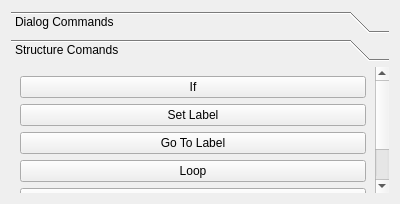
<?xml version="1.0" encoding="UTF-8"?>
<ui version="4.0">
 <class>DialogCommand</class>
 <widget class="QDialog" name="DialogCommand">
  <property name="windowModality">
   <enum>Qt::WindowModal</enum>
  </property>
  <property name="geometry">
   <rect>
    <x>0</x>
    <y>0</y>
    <width>400</width>
    <height>204</height>
   </rect>
  </property>
  <property name="windowTitle">
   <string>Dialog</string>
  </property>
  <property name="modal">
   <bool>true</bool>
  </property>
  <layout class="QGridLayout" name="gridLayout">
   <item row="0" column="0">
    <widget class="QToolBox" name="toolBox">
     <property name="currentIndex">
      <number>1</number>
     </property>
     <widget class="QWidget" name="widget">
      <property name="geometry">
       <rect>
        <x>0</x>
        <y>0</y>
        <width>112</width>
        <height>128</height>
       </rect>
      </property>
      <attribute name="label">
       <string>Dialog Commands</string>
      </attribute>
      <layout class="QGridLayout" name="gridLayout_2">
       <item row="1" column="0">
        <widget class="QPushButton" name="pushButton_2">
         <property name="text">
          <string>Multiple Choice ...</string>
         </property>
        </widget>
       </item>
       <item row="2" column="0">
        <widget class="QPushButton" name="pushButton_3">
         <property name="text">
          <string>Imput Integer ...</string>
         </property>
        </widget>
       </item>
       <item row="0" column="0">
        <widget class="QPushButton" name="pushButton">
         <property name="text">
          <string>Show Dialog ...</string>
         </property>
        </widget>
       </item>
       <item row="3" column="0">
        <widget class="QPushButton" name="pushButton_4">
         <property name="text">
          <string>ImputString ...</string>
         </property>
        </widget>
       </item>
      </layout>
     </widget>
     <widget class="QWidget" name="page_2">
      <property name="geometry">
       <rect>
        <x>0</x>
        <y>0</y>
        <width>365</width>
        <height>186</height>
       </rect>
      </property>
      <attribute name="label">
       <string>Structure Comands</string>
      </attribute>
      <layout class="QGridLayout" name="gridLayout_3">
       <item row="3" column="0">
        <widget class="QPushButton" name="pushButton_8">
         <property name="text">
          <string>Loop</string>
         </property>
        </widget>
       </item>
       <item row="2" column="0">
        <widget class="QPushButton" name="pushButton_7">
         <property name="text">
          <string>Go To Label</string>
         </property>
        </widget>
       </item>
       <item row="4" column="0">
        <widget class="QPushButton" name="pushButton_9">
         <property name="text">
          <string>Break</string>
         </property>
        </widget>
       </item>
       <item row="1" column="0">
        <widget class="QPushButton" name="pushButton_6">
         <property name="text">
          <string>Set Label</string>
         </property>
        </widget>
       </item>
       <item row="0" column="0">
        <widget class="QPushButton" name="pushButton_5">
         <property name="text">
          <string>If</string>
         </property>
        </widget>
       </item>
       <item row="5" column="0">
        <widget class="QPushButton" name="pushButton_10">
         <property name="text">
          <string>Continue</string>
         </property>
        </widget>
       </item>
      </layout>
     </widget>
    </widget>
   </item>
  </layout>
 </widget>
 <resources/>
 <connections/>
</ui>
